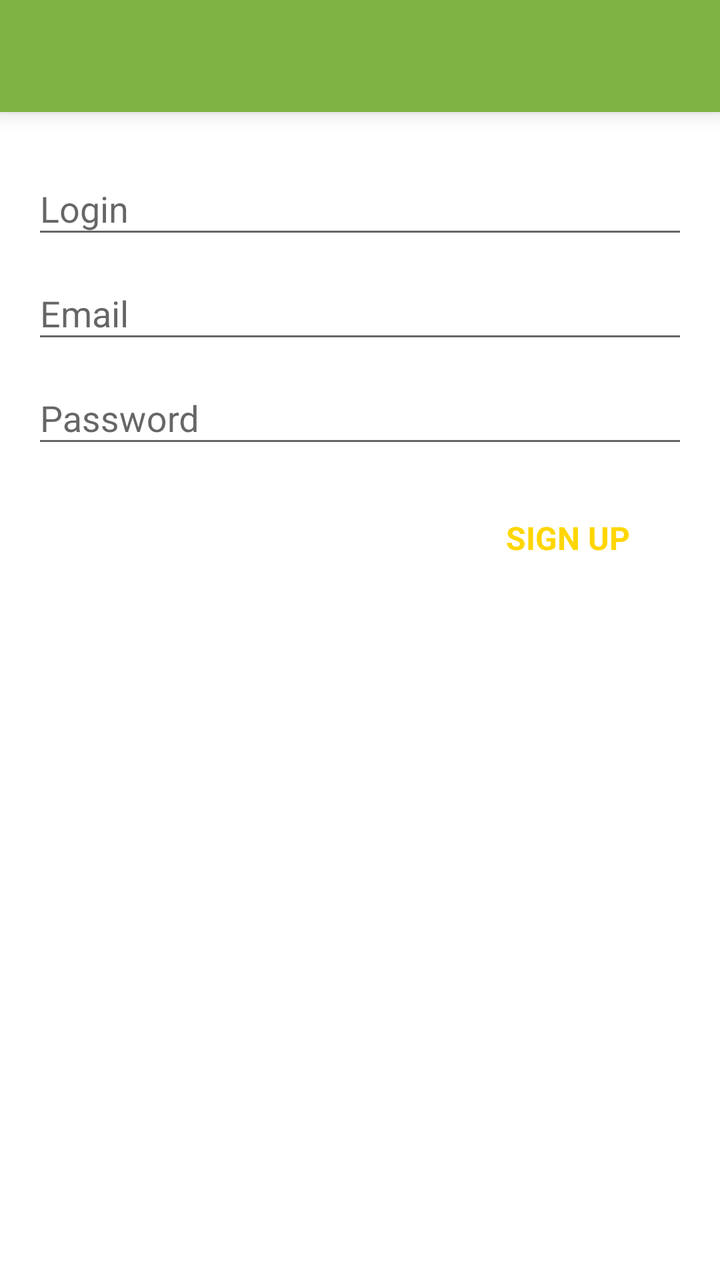
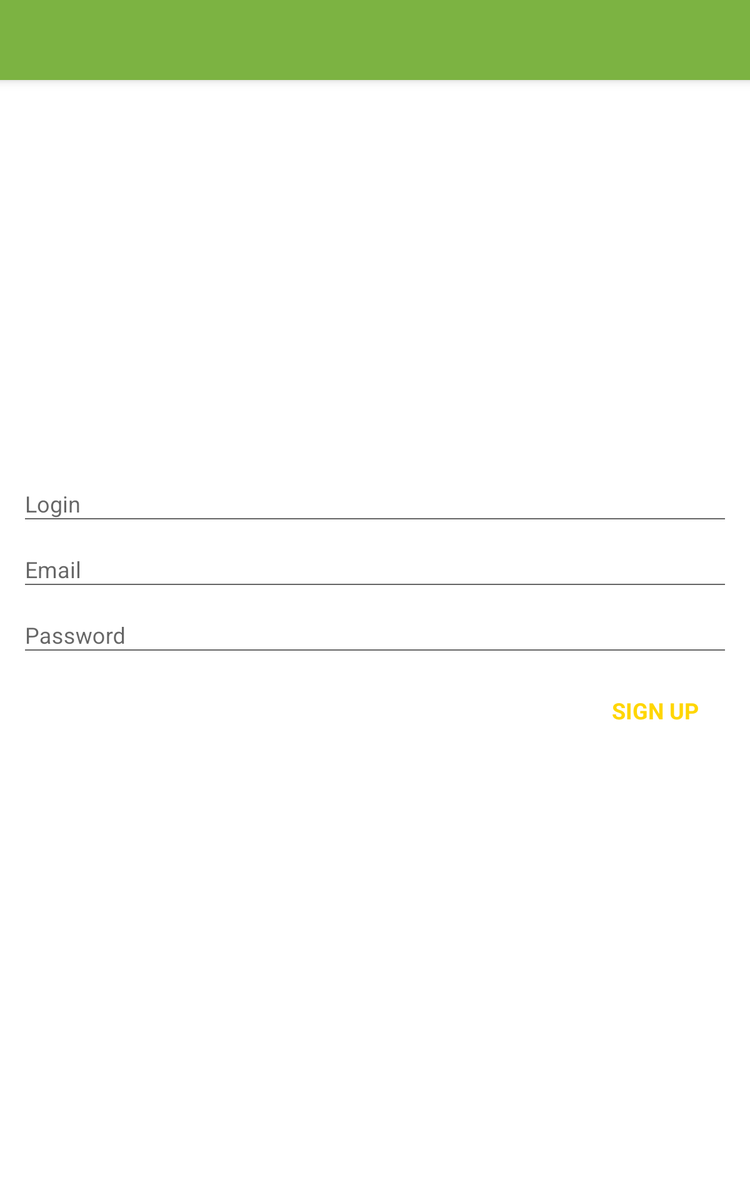

Two renders of one Android screen. The first uses the default layout on a phone; the second uses the alternative layout the repository ships for a different screen configuration, on a matching device. The two XML files are below.
<!-- AndroidManifest.xml: application theme CommonTheme -->
<!-- res/layout/activity_registration.xml -->
<LinearLayout xmlns:android="http://schemas.android.com/apk/res/android"
    xmlns:tools="http://schemas.android.com/tools"
    android:layout_width="match_parent"
    android:layout_height="match_parent"
    android:background="@android:color/white"
    android:gravity="center_horizontal"
    android:orientation="vertical"
    tools:context=".ui.authorization.RegistrationActivity">

    <include layout="@layout/toolbar" />
    <include layout="@layout/progress_view" />
    <include layout="@layout/error_view" />

    <ScrollView
        android:id="@+id/form_container_scroll"
        android:layout_width="match_parent"
        android:layout_height="match_parent">

        <LinearLayout
            android:id="@+id/form_container"
            android:layout_width="match_parent"
            android:layout_height="wrap_content"
            android:paddingBottom="@dimen/activity_vertical_margin"
            android:paddingLeft="@dimen/activity_horizontal_margin"
            android:paddingRight="@dimen/activity_horizontal_margin"
            android:paddingTop="@dimen/activity_vertical_margin"
            android:orientation="vertical">

            <android.support.design.widget.TextInputLayout
                android:layout_width="match_parent"
                android:layout_height="wrap_content">

                <AutoCompleteTextView
                    android:id="@+id/login"
                    android:layout_width="match_parent"
                    android:layout_height="wrap_content"
                    android:hint="@string/prompt_login"
                    android:inputType="textPersonName"
                    android:maxLength="@integer/login_max_length"
                    android:maxLines="1"
                    android:singleLine="true"/>

            </android.support.design.widget.TextInputLayout>

            <android.support.design.widget.TextInputLayout
                android:layout_width="match_parent"
                android:layout_height="wrap_content">

                <AutoCompleteTextView
                    android:id="@+id/email"
                    android:layout_width="match_parent"
                    android:layout_height="wrap_content"
                    android:hint="@string/prompt_email"
                    android:inputType="textEmailAddress"
                    android:maxLength="@integer/email_max_length"
                    android:maxLines="1"
                    android:singleLine="true"/>

            </android.support.design.widget.TextInputLayout>

            <android.support.design.widget.TextInputLayout
                android:layout_width="match_parent"
                android:layout_height="wrap_content">

                <android.support.design.widget.TextInputEditText
                    android:id="@+id/password"
                    android:layout_width="match_parent"
                    android:layout_height="wrap_content"
                    android:hint="@string/prompt_password"
                    android:imeActionId="@+id/login"
                    android:imeActionLabel="@string/action_sign_up"
                    android:imeOptions="actionUnspecified"
                    android:inputType="textPassword"
                    android:maxLength="@integer/password_max_length"
                    android:maxLines="1"
                    android:singleLine="true"/>

            </android.support.design.widget.TextInputLayout>

            <RelativeLayout
                android:layout_width="match_parent"
                android:layout_height="wrap_content"
                android:layout_marginRight="16dp"
                android:layout_marginEnd="16dp"
                android:layout_marginTop="16dp">

                <Button
                    android:id="@+id/sign_up_button"
                    android:layout_width="wrap_content"
                    android:layout_height="wrap_content"
                    android:layout_alignParentRight="true"
                    android:layout_alignParentEnd="true"
                    android:background="?selectableItemBackground"
                    android:text="@string/action_sign_up"
                    android:textColor="?attr/colorAccent"
                    android:textSize="@dimen/text_button_size"
                    android:textStyle="bold"
                    style="?android:textAppearanceSmall"/>
            </RelativeLayout>

        </LinearLayout>
    </ScrollView>
</LinearLayout>
<!-- res/layout/toolbar.xml (included above) -->
<?xml version="1.0" encoding="utf-8"?>
<android.support.v7.widget.Toolbar
    xmlns:android="http://schemas.android.com/apk/res/android"
    xmlns:app="http://schemas.android.com/apk/res-auto"
    android:id="@+id/toolbar"
    android:layout_width="match_parent"
    android:layout_height="?android:actionBarSize"
    android:background="?colorPrimary"
    android:elevation="6dp"
    app:layout_collapseMode="pin"
    app:contentInsetLeft="@dimen/toolbar_text_padding_left"
    app:contentInsetStart="@dimen/toolbar_text_padding_left"
    android:theme="@style/ThemeOverlay.AppCompat.Dark.ActionBar"
    app:popupTheme="@style/ThemeOverlay.AppCompat.Dark.ActionBar"/>
<!-- res/layout/progress_view.xml (included above) -->
<?xml version="1.0" encoding="utf-8"?>
<ProgressBar
    xmlns:android="http://schemas.android.com/apk/res/android"
    android:id="@id/progress"
    android:layout_width="wrap_content"
    android:layout_height="wrap_content"
    android:layout_marginBottom="8dp"
    android:paddingBottom="@dimen/activity_vertical_margin"
    android:paddingLeft="@dimen/activity_horizontal_margin"
    android:paddingRight="@dimen/activity_horizontal_margin"
    android:paddingTop="@dimen/activity_vertical_margin"
    android:visibility="gone"
    style="?android:attr/progressBarStyleLarge"/>
<!-- res/layout/error_view.xml (included above) -->
<?xml version="1.0" encoding="utf-8"?>
<RelativeLayout xmlns:android="http://schemas.android.com/apk/res/android"
    android:id="@id/error"
    android:layout_height="match_parent"
    android:paddingBottom="@dimen/activity_vertical_margin"
    android:paddingLeft="@dimen/activity_horizontal_margin"
    android:paddingRight="@dimen/activity_horizontal_margin"
    android:paddingTop="@dimen/activity_vertical_margin"
    android:visibility="gone"
    style="@style/error_view">

    <TextView
        android:id="@+id/label"
        android:layout_width="match_parent"
        android:layout_height="wrap_content"
        android:layout_marginLeft="16dp"
        android:layout_marginStart="16dp"
        android:layout_marginRight="16dp"
        android:layout_marginEnd="16dp"
        android:layout_marginTop="16dp"
        android:drawableLeft="@drawable/ic_error_outline_black_24dp"
        android:drawableStart="@drawable/ic_error_outline_black_24dp"
        android:drawablePadding="16dp"
        android:gravity="center_vertical"
        android:text="@string/error_network"
        android:textColor="@android:color/black"
        android:textSize="@dimen/text_error_size"/>

    <Button
        android:id="@id/retry_button"
        android:layout_width="wrap_content"
        android:layout_height="wrap_content"
        android:layout_below="@id/label"
        android:layout_alignParentRight="true"
        android:layout_alignParentEnd="true"
        android:layout_marginRight="16dp"
        android:layout_marginEnd="16dp"
        android:layout_marginTop="8dp"
        android:background="?selectableItemBackground"
        android:text="@string/action_retry"
        android:textAllCaps="true"
        android:textColor="?attr/colorAccent"
        android:textSize="@dimen/text_button_size"/>

    <TextView
        android:id="@+id/optional_text"
        android:layout_width="match_parent"
        android:layout_height="wrap_content"
        android:layout_marginLeft="56dp"
        android:layout_marginStart="56dp"
        android:layout_marginRight="32dp"
        android:layout_marginEnd="32dp"
        android:layout_marginTop="16dp"
        android:layout_below="@id/retry_button"
        android:gravity="center_vertical"
        android:text="@string/error_optional_text"
        android:textColor="@color/text_description"
        android:textSize="@dimen/text_error_size"
        android:visibility="gone"/>
</RelativeLayout>
<!-- resources referenced by this layout -->
<resources>
  <color name="text_description">#8b000000</color>
  <dimen name="activity_horizontal_margin">16dp</dimen>
  <dimen name="activity_vertical_margin">16dp</dimen>
  <dimen name="text_button_size">16sp</dimen>
  <dimen name="text_error_size">14sp</dimen>
  <dimen name="toolbar_text_padding_left">32dp</dimen>
  <integer name="email_max_length">80</integer>
  <integer name="login_max_length">80</integer>
  <integer name="password_max_length">80</integer>
  <string name="action_retry">Retry</string>
  <string name="action_sign_up">Sign up</string>
  <string name="error_network">Network error. Please, try again later.</string>
  <string name="error_optional_text">You will be logout automatically. Relogin, please.</string>
  <string name="prompt_email">Email</string>
  <string name="prompt_login">Login</string>
  <string name="prompt_password">Password</string>
  <style name="error_view">
          <item name="android:layout_width">match_parent</item>
      </style>
  <color name="colorPrimary">#7CB342</color>
  <color name="colorPrimaryDark">#558B2F</color>
  <color name="colorAccent">#ffd600</color>
  <!-- drawable photo_stub (drawable) -->
  <?xml version="1.0" encoding="utf-8"?>
  <layer-list xmlns:android="http://schemas.android.com/apk/res/android">
      <item android:top="0dp" android:left="0dp" android:bottom="0dp" android:right="0dp">
          <shape android:shape="oval">
              <solid android:color="@color/photo_stub_color"/>
          </shape>
      </item>
  
      <item>
          <bitmap
              android:gravity="center"
              android:tint="@android:color/white"
              android:src="@mipmap/ic_person_white_32dp"/>
      </item>
  </layer-list>
  <!-- drawable foreground_selector (drawable) -->
  <?xml version="1.0" encoding="utf-8"?>
  <selector xmlns:android="http://schemas.android.com/apk/res/android">
      <item android:state_pressed="true" android:drawable="@drawable/foreground_color"/>
      <item android:state_focused="true" android:drawable="@android:color/transparent"/>
      <item android:drawable="@android:color/transparent"/>
  </selector>
  <color name="self_message_blob_background">#aed581</color>
  <color name="self_message_dedicated_blob_background">#f9a825</color>
  <color name="peer_message_blob_background">#ffffff</color>
  <color name="peer_message_dedicated_blob_background">#889575cd</color>
  <color name="system_message_blob_background">#ffee58</color>
  <!-- drawable side_menu_button_toggle_bg_green (drawable) -->
  <?xml version="1.0" encoding="utf-8"?>
  <shape xmlns:android="http://schemas.android.com/apk/res/android"
         android:shape="oval">
      <solid android:color="@color/side_menu_button_color_toggle_green" />
  </shape>
  <color name="photo_stub_color">#aed581</color>
  <!-- drawable foreground_color (drawable) -->
  <?xml version="1.0" encoding="utf-8"?>
  <shape xmlns:android="http://schemas.android.com/apk/res/android" android:shape="oval" >
      <gradient
          android:centerColor="@color/colorPrimaryDarkSemi"
          android:endColor="@color/colorPrimaryDarkSemi"
          android:gradientRadius="400"
          android:startColor="@color/colorPrimaryDarkSemi"
          android:type="radial"/>
  </shape>
  <color name="side_menu_button_color_toggle_green">#1f9ccc65</color>
  <color name="colorPrimaryDarkSemi">#99558B2F</color>
  <!-- some entries are left out for length -->
</resources>
<!-- res/layout-sw600dp/activity_registration.xml (the repository's variant of the layout above) -->
<!-- drawn on a 7-inch tablet held upright -->
<LinearLayout xmlns:android="http://schemas.android.com/apk/res/android"
    xmlns:tools="http://schemas.android.com/tools"
    android:layout_width="match_parent"
    android:layout_height="match_parent"
    android:background="@android:color/white"
    android:gravity="center_horizontal"
    android:orientation="vertical"
    tools:context=".ui.authorization.RegistrationActivity">

    <include layout="@layout/toolbar" />
    <include layout="@layout/progress_view" />

    <FrameLayout
        android:layout_width="match_parent"
        android:layout_height="0dp"
        android:layout_weight="1">

        <FrameLayout
            android:layout_width="600dp"
            android:layout_height="wrap_content"
            android:layout_gravity="center"
            android:layout_marginBottom="@dimen/content_bottom_margin">

            <include layout="@layout/error_view" />

            <ScrollView
                android:id="@+id/form_container_scroll"
                android:layout_width="match_parent"
                android:layout_height="match_parent">

                <LinearLayout
                    android:id="@+id/form_container"
                    android:layout_width="match_parent"
                    android:layout_height="wrap_content"
                    android:paddingBottom="@dimen/activity_vertical_margin"
                    android:paddingLeft="@dimen/activity_horizontal_margin"
                    android:paddingRight="@dimen/activity_horizontal_margin"
                    android:paddingTop="@dimen/activity_vertical_margin"
                    android:orientation="vertical">

                    <android.support.design.widget.TextInputLayout
                        android:layout_width="match_parent"
                        android:layout_height="wrap_content">

                        <AutoCompleteTextView
                            android:id="@+id/login"
                            android:layout_width="match_parent"
                            android:layout_height="wrap_content"
                            android:hint="@string/prompt_login"
                            android:inputType="textPersonName"
                            android:maxLines="1"
                            android:singleLine="true"/>

                    </android.support.design.widget.TextInputLayout>

                    <android.support.design.widget.TextInputLayout
                        android:layout_width="match_parent"
                        android:layout_height="wrap_content">

                        <AutoCompleteTextView
                            android:id="@+id/email"
                            android:layout_width="match_parent"
                            android:layout_height="wrap_content"
                            android:hint="@string/prompt_email"
                            android:inputType="textEmailAddress"
                            android:maxLines="1"
                            android:singleLine="true"/>

                    </android.support.design.widget.TextInputLayout>

                    <android.support.design.widget.TextInputLayout
                        android:layout_width="match_parent"
                        android:layout_height="wrap_content">

                        <android.support.design.widget.TextInputEditText
                            android:id="@+id/password"
                            android:layout_width="match_parent"
                            android:layout_height="wrap_content"
                            android:hint="@string/prompt_password"
                            android:imeActionId="@+id/login"
                            android:imeActionLabel="@string/action_sign_up"
                            android:imeOptions="actionUnspecified"
                            android:inputType="textPassword"
                            android:maxLines="1"
                            android:singleLine="true"/>

                    </android.support.design.widget.TextInputLayout>

                    <RelativeLayout
                        android:layout_width="match_parent"
                        android:layout_height="wrap_content"
                        android:layout_marginRight="16dp"
                        android:layout_marginEnd="16dp"
                        android:layout_marginTop="16dp">

                        <Button
                            android:id="@+id/sign_up_button"
                            android:layout_width="wrap_content"
                            android:layout_height="wrap_content"
                            android:layout_alignParentRight="true"
                            android:layout_alignParentEnd="true"
                            android:background="?selectableItemBackground"
                            android:text="@string/action_sign_up"
                            android:textColor="?attr/colorAccent"
                            android:textSize="@dimen/text_button_size"
                            android:textStyle="bold"
                            style="?android:textAppearanceSmall"/>
                    </RelativeLayout>

                </LinearLayout>
            </ScrollView>
        </FrameLayout>
    </FrameLayout>
</LinearLayout>
<!-- resources referenced by the variant -->
<!-- as a 7-inch tablet held upright resolves them -->
<resources>
  <color name="text_description">#8b000000</color>
  <dimen name="activity_horizontal_margin">16dp</dimen>
  <dimen name="activity_vertical_margin">16dp</dimen>
  <!-- from res/values-sw600dp/ -->
  <dimen name="content_bottom_margin">30dp</dimen>
  <!-- from res/values-sw600dp/ -->
  <dimen name="text_button_size">18sp</dimen>
  <!-- from res/values-sw600dp/ -->
  <dimen name="text_error_size">16sp</dimen>
  <dimen name="toolbar_text_padding_left">32dp</dimen>
  <string name="action_retry">Retry</string>
  <string name="action_sign_up">Sign up</string>
  <string name="error_network">Network error. Please, try again later.</string>
  <string name="error_optional_text">You will be logout automatically. Relogin, please.</string>
  <string name="prompt_email">Email</string>
  <string name="prompt_login">Login</string>
  <string name="prompt_password">Password</string>
  <!-- from res/values-sw600dp/ -->
  <style name="error_view">
          <item name="android:layout_width">400dp</item>
          <item name="android:layout_gravity">center</item>
      </style>
  <color name="colorPrimary">#7CB342</color>
  <color name="colorPrimaryDark">#558B2F</color>
  <color name="colorAccent">#ffd600</color>
  <!-- drawable photo_stub (drawable) -->
  <?xml version="1.0" encoding="utf-8"?>
  <layer-list xmlns:android="http://schemas.android.com/apk/res/android">
      <item android:top="0dp" android:left="0dp" android:bottom="0dp" android:right="0dp">
          <shape android:shape="oval">
              <solid android:color="@color/photo_stub_color"/>
          </shape>
      </item>
  
      <item>
          <bitmap
              android:gravity="center"
              android:tint="@android:color/white"
              android:src="@mipmap/ic_person_white_32dp"/>
      </item>
  </layer-list>
  <!-- drawable foreground_selector (drawable) -->
  <?xml version="1.0" encoding="utf-8"?>
  <selector xmlns:android="http://schemas.android.com/apk/res/android">
      <item android:state_pressed="true" android:drawable="@drawable/foreground_color"/>
      <item android:state_focused="true" android:drawable="@android:color/transparent"/>
      <item android:drawable="@android:color/transparent"/>
  </selector>
  <color name="self_message_blob_background">#aed581</color>
  <color name="self_message_dedicated_blob_background">#f9a825</color>
  <color name="peer_message_blob_background">#ffffff</color>
  <color name="peer_message_dedicated_blob_background">#889575cd</color>
  <color name="system_message_blob_background">#ffee58</color>
  <!-- drawable side_menu_button_toggle_bg_green (drawable) -->
  <?xml version="1.0" encoding="utf-8"?>
  <shape xmlns:android="http://schemas.android.com/apk/res/android"
         android:shape="oval">
      <solid android:color="@color/side_menu_button_color_toggle_green" />
  </shape>
  <color name="photo_stub_color">#aed581</color>
  <!-- drawable foreground_color (drawable) -->
  <?xml version="1.0" encoding="utf-8"?>
  <shape xmlns:android="http://schemas.android.com/apk/res/android" android:shape="oval" >
      <gradient
          android:centerColor="@color/colorPrimaryDarkSemi"
          android:endColor="@color/colorPrimaryDarkSemi"
          android:gradientRadius="400"
          android:startColor="@color/colorPrimaryDarkSemi"
          android:type="radial"/>
  </shape>
  <color name="side_menu_button_color_toggle_green">#1f9ccc65</color>
  <color name="colorPrimaryDarkSemi">#99558B2F</color>
  <!-- some entries are left out for length -->
</resources>
